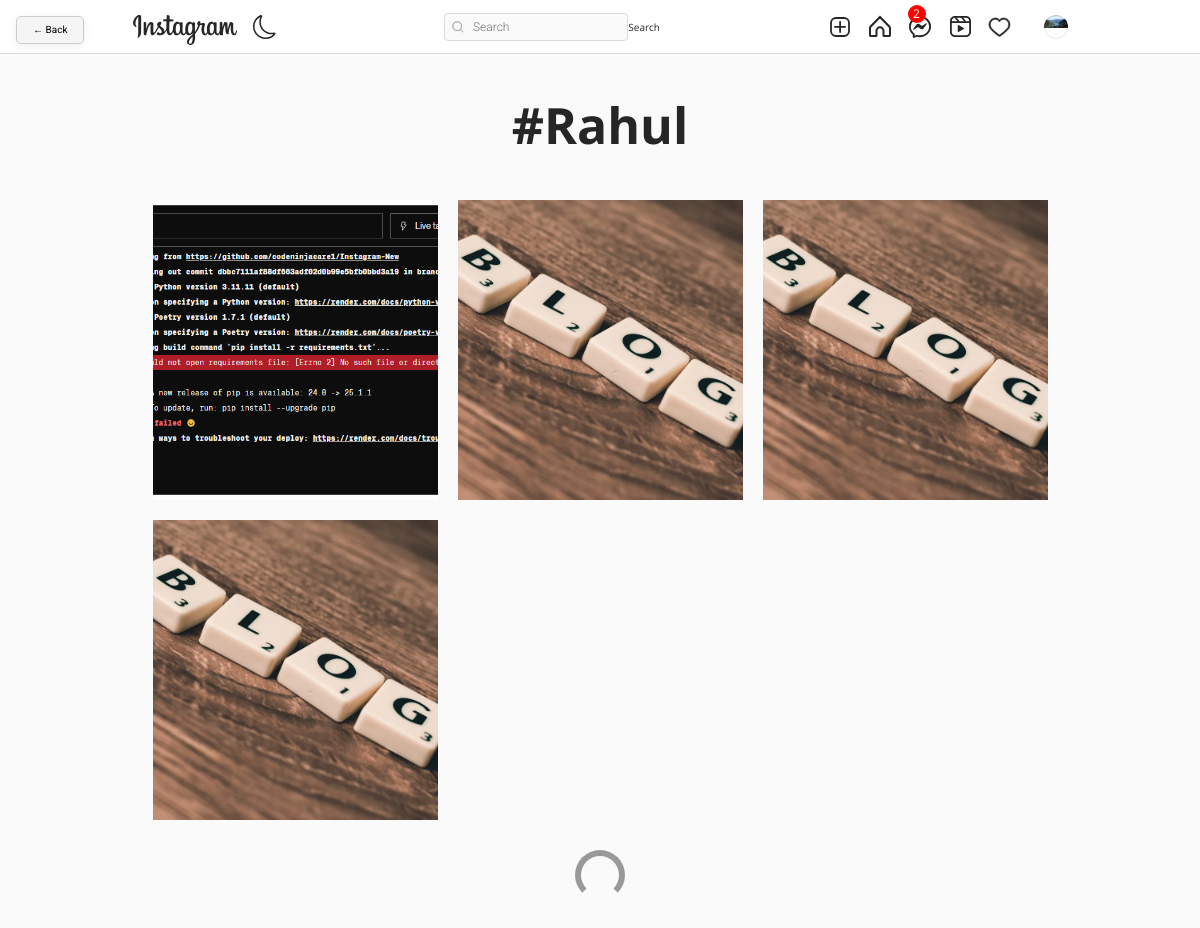
The page /tag/276b6c91-2b34-11f0-8a0f-00e04cfcd399 (signed in) on the database its author committed.
### authy/models.py (models this page shows, shortened)
class Profile(models.Model):
    user = models.OneToOneField(User, related_name='profile', on_delete=models.CASCADE)
    image = models.ImageField(upload_to="profile_pciture", null=True, default="default.jpg")
    first_name = models.CharField(max_length=200, null=True, blank=True)
    last_name = models.CharField(max_length=200, null=True, blank=True)
    bio = models.CharField(max_length=200, null=True, blank=True)
    location = models.CharField(max_length=200, null=True, blank=True)
    url = models.URLField(max_length=200, null=True, blank=True)
    favourite = models.ManyToManyField(Post, blank=True)
    following = models.ManyToManyField('self', symmetrical=False, related_name='followers', blank=True)
    blocked_users = models.ManyToManyField('self', symmetrical=False, related_name='blocked_by')
    last_active = models.DateTimeField(null=True, blank=True)
    def save(self, *args, **kwargs):
        super().save(*args, **kwargs)
        img = Image.open(self.image.path)
        if img.height > 300 or img.width > 300:
            output_size = (300, 300)
            img.thumbnail(output_size)
            img.save(self.image.path)

### post/models.py (models this page shows, shortened)
class Tag(models.Model):
    title = models.CharField(max_length=75, verbose_name='Tag')
    slug = models.SlugField(null=False, unique=True, default=uuid.uuid1)
    class Meta:
        verbose_name = 'Tag'
        verbose_name_plural = 'Tags'

class Post(models.Model):
    id = models.UUIDField(primary_key=True, default=uuid.uuid4, editable=False)
    picture = models.ImageField(upload_to=user_directory_path, verbose_name="Picture")
    caption = models.CharField(max_length=10000, verbose_name="Caption")
    posted = models.DateField(auto_now_add=True)
    tags = models.ManyToManyField(Tag, related_name="tags")
    user = models.ForeignKey(User, on_delete=models.CASCADE)
    likes = models.IntegerField(default=0)
    def get_absolute_url(self):
        return reverse("post-details", args=[str(self.id)])

### post/views.py (the view)
# urls.py: path('tag/<slug:tag_slug>', Tags, name='tags'),
@login_required
def Tags(request, tag_slug):
    tag = get_object_or_404(Tag, slug=tag_slug)
    posts = Post.objects.filter(tags=tag).order_by('-posted')
    context = {
        'posts': posts,
        'tag': tag
    }
    return render(request, 'tag.html', context)

### Django_Instagram/context_processors.py (called while the page is built)
def unread_messages(request):
    if request.user.is_authenticated:
        unread_count = Message.objects.filter(user=request.user, is_read=False).count()
        print(f"User {request.user.username} has {unread_count} unread messages")
        return {'unread_messages': unread_count}
    return {'unread_messages': 0}

### notification/views.py (called while the page is built)
def notification_count(request):
    if request.user.is_authenticated:
        count = Notification.objects.filter(user=request.user, is_seen=False).count()
        return {'notification_count': count}
    return {'notification_count': 0}

### templates/tag.html (shortened to what this page needs)
{% extends 'base.html' %}
{% load static %}
{% load crispy_forms_tags %}
{% block content %}
<!DOCTYPE html>
<html lang="en">
<head>
    <link rel="stylesheet" href="{% static 'assets3/css/reset.css' %}">
    <link rel="stylesheet" href="{% static 'assets3/css/styles.css' %}">
    <link rel="stylesheet" href="https://use.fontawesome.com/releases/v5.2.0/css/all.css">
</head>
<body>
    <header>
        <div>
         <h1 style="font-size: 50px; margin-top: 100px; text-align:center; font-weight: bold; margin-bottom: 50px;">#{{tag.title|title}}</h1>
        </div>
    </header>
    <main>
        <div class="container">
            <div class="gallery">
                {% for post in posts %}
                <a href="{{post.get_absolute_url}}"><div class="gallery-item" tabindex="0">
                    <img src="{{ post.picture.url }}" class="gallery-image" alt="" style="width: 500px; height: 300px; object-fit: cover;">
                </div></a>
                {% endfor %}
            </div>
            <div class="loader"></div>
        </div>
    </main>
{% endblock content %}

### templates/base.html (shortened to what this page needs)
{% load static %}
<!DOCTYPE html>
<html lang="en">
<head>
    <link rel="stylesheet" href="https://cdn.jsdelivr.net/npm/bootstrap-icons@1.8.1/font/bootstrap-icons.css">
    <link href="https://cdn.jsdelivr.net/npm/bootstrap@5.1.3/dist/css/bootstrap.min.css" rel="stylesheet">
    <link rel="stylesheet" type="text/css" href="{% static 'assets1/style.css' %}">
    <link rel="stylesheet" type="text/css" href="{% static 'add-story/add-story.css' %}">
</head>
<body>
    {% if request.path != '/' %}
    <button onclick="window.history.back()" style="position:fixed;top:16px;left:16px;z-index:9999;padding:8px 16px;border-radius:5px;border:1px solid #ccc;background:#f5f5f5;cursor:pointer;box-shadow:0 2px 8px rgba(0,0,0,0.07);">
      &larr; Back
    </button>
    {% endif %}
    <header class="header">
        <nav class="header__content">
            <div class="header__buttons">
                <a href="{% url 'index' %}" class="header__home">
                </a>
                <button class="header__theme-button" title="Toggle Theme">
                </button>
            </div>
            <form action="{% url 'search-users' %}" method="GET">
                <div class="header__search">
                    <input type="text" placeholder="Search" name="q" value="{{ request.GET.q }}">
                    <button class="btn btn-primary" type="submit">Search</button>
                </div>
            </form>
            <div class="header__buttons header__buttons--desktop">
                <a href="{% url 'newpost' %}">
                </a>
                <a href="{% url 'index' %}">
                </a>
                <a href="{% url 'message' %}">
                    {% if unread_messages > 0 %}
                    <span style="position: absolute; top: 5px; right: auto; left: auto; background-color: red; color: white; border-radius: 50%; width: 18px; height: 18px; display: flex; align-items: center; justify-content: center; font-size: 12px;">{{ unread_messages }}</span>
                    {% endif %}
                </a>
                <a href="#">
                </a>
                <span>
                    <a href="{% url 'show-notification' %}" style="position: relative;">
                    </a>
                </span>
                <a href="">
                    <button class="profile-button">
                        <a href="{% url 'profile' request.user %}">
                            <div class="profile-button__picture">
                                <img src="{{request.user.profile.image.url}}" alt="User Picture">
                            </div>
                        </a>
                    </button>
                </a>
            </div>
        </nav>
    </header>
    {% block content %}
    {% endblock content %}
</body>
</html>

### static/assets1/style.css (style rules this page uses)
*, *::after, *::before { box-sizing: border-box; margin: 0; padding: 0; }
*, button, input, select, textarea { font-family: 'Roboto', sans-serif; }
:root { --primary: hsl(0, 0%, 100%); --secondary: hsl(0, 0%, 98%); --border: hsl(0, 0%, 86%); --story-border: hsl(0, 0%, 78%); --img-border: hsla(0, 0%, 0%, 0.1); --text-dark: hsl(0, 0%, 15%); --text-light: hsl(0, 0%, 60%); --like: hsl(355, 82%, 61%); --link: hsl(204, 100%, 48%); --header-height: 44px; --nav-height: 44px; }
body { min-height: 100vh; display: flex; flex-direction: column; overflow-y: auto; }
svg { display: block; }
img { max-width: 100%; }
header.header { z-index: 9 !important; }
.header { width: 100%; height: var(--header-height); background-color: var(--primary); display: flex; justify-content: center; position: fixed; top: 0; left: 0; z-index: 9 !important; }
.header::after { content: ''; position: absolute; bottom: 0; width: 100%; height: 1px; background-color: var(--border); }
.header__content { width: 100%; max-width: 975px; padding: 0 14px; display: flex; justify-content: space-between; align-items: center; }
.header__home { margin-top: 5px; }
.header__theme-button { background-color: transparent; border: none; cursor: pointer; }
.header__theme-button-moon { display: unset; }
.header__search { width: 216px; height: 28px; display: none; align-items: center; position: relative; }
.header__search svg { width: 12px; height: 12px; position: absolute; left: 8px; }
.header__search input { width: 100%; height: 100%; background-color: var(--secondary); padding: 4px 10px 4px 28px; border: 1px solid var(--border); border-radius: 4px; outline: none; font-size: 12px; font-weight: 300; text-decoration: none; color: var(--text-light); text-overflow: ellipsis; overflow: hidden; white-space: nowrap; }
.header__buttons { display: flex; align-items: center; gap: 16px; }
.profile-button { background-color: transparent; border: none; outline: none; cursor: pointer; position: relative; }
.profile-button__picture { width: 24px; height: 24px; border-radius: 50%; overflow: hidden; position: relative; }
.profile-button__picture::after { content: ''; position: absolute; top: 0; bottom: 0; left: 0; right: 0; border: 1px solid var(--img-border); border-radius: 50%; }
@media (min-width: 768px) { :root { --header-height: 54px; --nav-height: 0px; } }
@media (min-width: 768px) { .header__content { padding: 0 20px; } }
@media (min-width: 768px) { .header__search { display: flex; } }

### static/assets3/css/styles.css (style rules this page uses)
:root { font-size: 10px; }
*, *::before, *::after { box-sizing: border-box; }
body { font-family: "Open Sans", Arial, sans-serif; min-height: 100vh; background-color: #fafafa; color: #262626; padding-bottom: 3rem; }
img { display: block; }
.container { max-width: 93.5rem; margin: 0 auto; padding: 0 2rem; }
.btn { display: inline-block; font: inherit; background: none; border: none; color: inherit; padding: 0; cursor: pointer; }
.gallery { display: flex; flex-wrap: wrap; margin: -1rem -1rem; padding-bottom: 3rem; }
.gallery-item { position: relative; flex: 1 0 22rem; margin: 1rem; color: #fff; cursor: pointer; }
.gallery-image { width: 100%; height: 100%; object-fit: cover; }
.loader { width: 5rem; height: 5rem; border: 0.6rem solid #999; border-bottom-color: transparent; border-radius: 50%; margin: 0 auto; animation: loader 500ms linear infinite; }

### rows shown on the page
Tag: title "Rahul"
Post: picture (picture)
Post: picture (picture)
Post: picture (picture)
Post: picture (picture)

### other values the page prints
{{ unread_messages }} "2"
